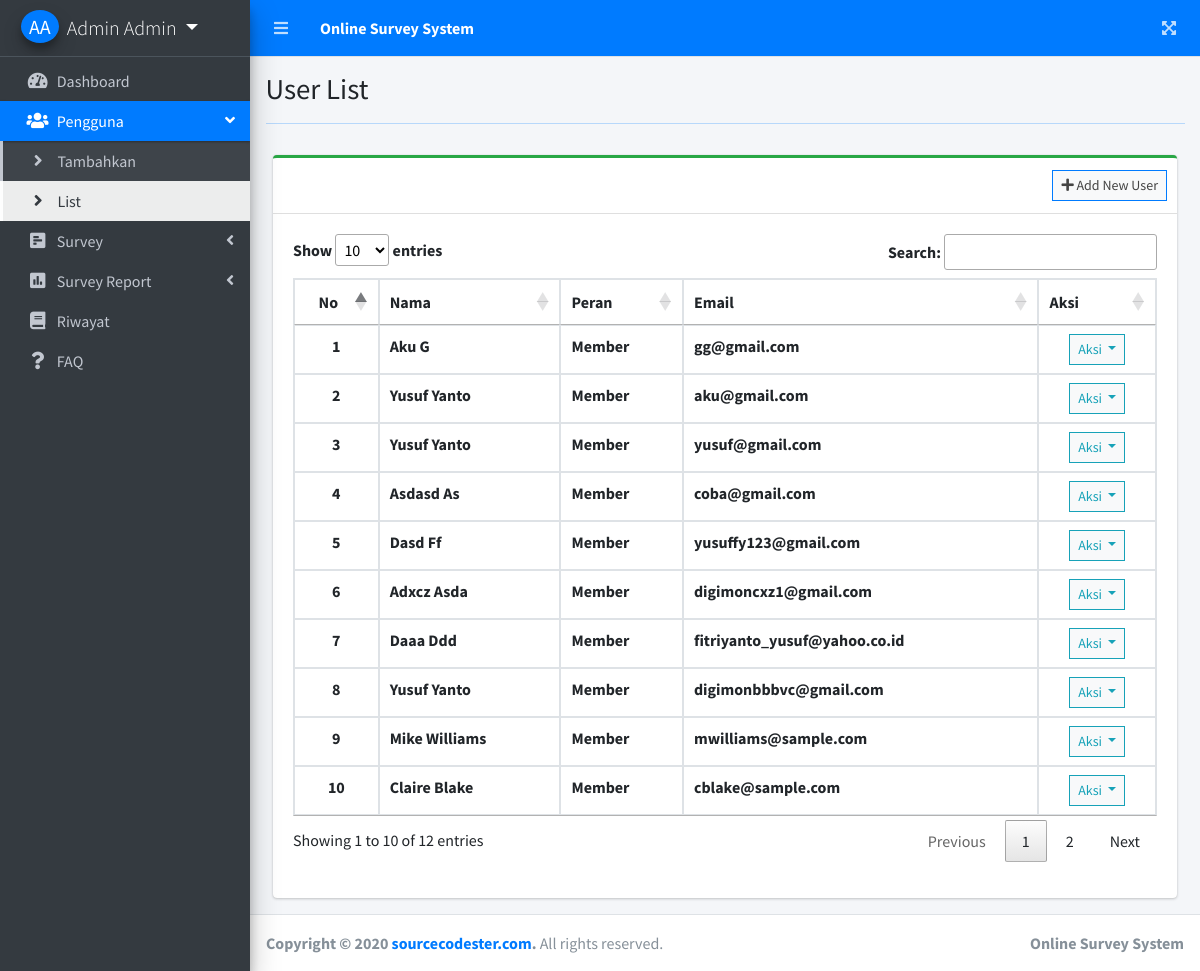
Screenshot of /survey.php?page=user_list (signed in) with the database file from the repository.
### tables this page shows
CREATE TABLE `users` (
  `id` int(30) NOT NULL,
  `firstname` varchar(200) NOT NULL,
  `lastname` varchar(200) NOT NULL,
  `email` varchar(200) NOT NULL,
  `password` text NOT NULL,
  `type` tinyint(1) NOT NULL DEFAULT 3 COMMENT '1=Admin,2 = Staff, 3= Subscriber',
  `date_created` datetime NOT NULL DEFAULT current_timestamp(),
  `poin_user` int(30) NOT NULL
);

### user_list.php (the view, shortened to what this page needs)
<?php include'db_connect.php' ?>
<div class="col-lg-12">
	<div class="card card-outline card-success">
		<div class="card-header">
			<div class="card-tools">
				<a class="btn btn-block btn-sm btn-default btn-flat border-primary" href="./survey.php?page=new_user"><i class="fa fa-plus"></i> Add New User</a>
			</div>
		</div>
		<div class="card-body">
			<table class="table tabe-hover table-bordered" style="width:100%" id="list">
				<thead>
					<tr>
						<th class="text-center" data-priority="3">No</th>
						<th data-priority="2">Nama</th>
						<th>Peran</th>
						<th>Email</th>
						<th data-priority="1">Aksi</th>
					</tr>
				</thead>
				<tbody>
					<?php
					$i = 1;
					$type = array('',"Admin","Staff","Member");
					$qry = $conn->query("SELECT *,concat(firstname,' ',lastname) as name FROM users ORDER BY id DESC");
					while($row= $qry->fetch_assoc()):
					?>
					<tr>
						<th class="text-center"><?php echo $i++ ?></th>
						<td><b><?php echo ucwords($row['name']) ?></b></td>
						<td><b><?php echo $type[$row['type']] ?></b></td>
						<td><b><?php echo $row['email'] ?></b></td>
						<td class="text-center">
							<button type="button" class="btn btn-default btn-sm btn-flat border-info wave-effect text-info dropdown-toggle" data-toggle="dropdown" aria-expanded="true">
		                      Aksi
		                    </button>
						</td>
					</tr>
				<?php endwhile; ?>
				</tbody>
			</table>
		</div>
	</div>
</div>

### rows the page displays
users: name "Aku G", type "Member", email "gg@gmail.com"
users: name "Yusuf Yanto", type "Member", email "aku@gmail.com"
users: name "Yusuf Yanto", type "Member", email "yusuf@gmail.com"
users: name "Asdasd As", type "Member", email "coba@gmail.com"
users: name "Dasd Ff", type "Member", email "yusuffy123@gmail.com"
users: name "Adxcz Asda", type "Member", email "digimoncxz1@gmail.com"
users: name "Daaa Ddd", type "Member", email "fitriyanto_yusuf@yahoo.co.id"
users: name "Yusuf Yanto", type "Member", email "digimonbbbvc@gmail.com"
users: name "Mike Williams", type "Member", email "mwilliams@sample.com"
users: name "Claire Blake", type "Member", email "cblake@sample.com"

### other values shown
$_SESSION['login_firstname'].' '.$_SESSION['login_lastname'] "Admin Admin"
$title "User List"
